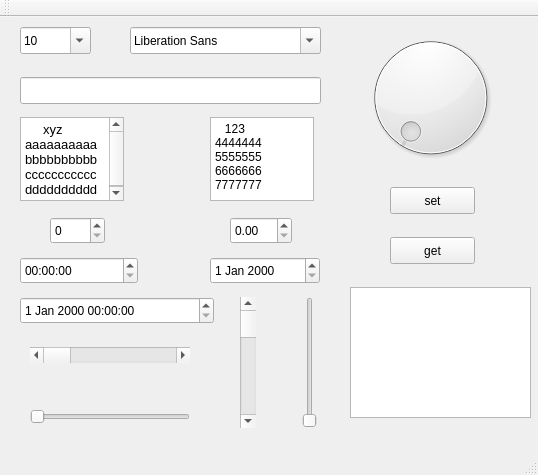
<?xml version="1.0" encoding="UTF-8"?>
<ui version="4.0">
 <class>MainWindow</class>
 <widget class="QMainWindow" name="MainWindow">
  <property name="geometry">
   <rect>
    <x>0</x>
    <y>0</y>
    <width>538</width>
    <height>475</height>
   </rect>
  </property>
  <property name="windowTitle">
   <string>MainWindow</string>
  </property>
  <widget class="QWidget" name="centralWidget">
   <widget class="QComboBox" name="comboBox">
    <property name="geometry">
     <rect>
      <x>20</x>
      <y>10</y>
      <width>71</width>
      <height>27</height>
     </rect>
    </property>
    <property name="editable">
     <bool>true</bool>
    </property>
    <item>
     <property name="text">
      <string>10</string>
     </property>
    </item>
    <item>
     <property name="text">
      <string>12</string>
     </property>
    </item>
    <item>
     <property name="text">
      <string>14</string>
     </property>
    </item>
    <item>
     <property name="text">
      <string>16</string>
     </property>
    </item>
    <item>
     <property name="text">
      <string>18</string>
     </property>
    </item>
    <item>
     <property name="text">
      <string>20</string>
     </property>
    </item>
   </widget>
   <widget class="QFontComboBox" name="fontComboBox">
    <property name="geometry">
     <rect>
      <x>130</x>
      <y>10</y>
      <width>191</width>
      <height>27</height>
     </rect>
    </property>
   </widget>
   <widget class="QLineEdit" name="lineEdit">
    <property name="geometry">
     <rect>
      <x>20</x>
      <y>60</y>
      <width>301</width>
      <height>27</height>
     </rect>
    </property>
   </widget>
   <widget class="QTextEdit" name="textEdit">
    <property name="geometry">
     <rect>
      <x>20</x>
      <y>100</y>
      <width>104</width>
      <height>84</height>
     </rect>
    </property>
    <property name="html">
     <string>&lt;!DOCTYPE HTML PUBLIC &quot;-//W3C//DTD HTML 4.0//EN&quot; &quot;http://www.w3.org/TR/REC-html40/strict.dtd&quot;&gt;
&lt;html&gt;&lt;head&gt;&lt;meta name=&quot;qrichtext&quot; content=&quot;1&quot; /&gt;&lt;style type=&quot;text/css&quot;&gt;
p, li { white-space: pre-wrap; }
&lt;/style&gt;&lt;/head&gt;&lt;body style=&quot; font-family:'Sans'; font-size:10pt; font-weight:400; font-style:normal;&quot;&gt;
&lt;p style=&quot; margin-top:0px; margin-bottom:0px; margin-left:0px; margin-right:0px; -qt-block-indent:0; text-indent:0px;&quot;&gt;     xyz&lt;/p&gt;
&lt;p style=&quot; margin-top:0px; margin-bottom:0px; margin-left:0px; margin-right:0px; -qt-block-indent:0; text-indent:0px;&quot;&gt;aaaaaaaaaa&lt;/p&gt;
&lt;p style=&quot; margin-top:0px; margin-bottom:0px; margin-left:0px; margin-right:0px; -qt-block-indent:0; text-indent:0px;&quot;&gt;bbbbbbbbbb&lt;/p&gt;
&lt;p style=&quot; margin-top:0px; margin-bottom:0px; margin-left:0px; margin-right:0px; -qt-block-indent:0; text-indent:0px;&quot;&gt;ccccccccccc&lt;/p&gt;
&lt;p style=&quot; margin-top:0px; margin-bottom:0px; margin-left:0px; margin-right:0px; -qt-block-indent:0; text-indent:0px;&quot;&gt;dddddddddd&lt;/p&gt;&lt;/body&gt;&lt;/html&gt;</string>
    </property>
   </widget>
   <widget class="QPlainTextEdit" name="plainTextEdit">
    <property name="geometry">
     <rect>
      <x>210</x>
      <y>100</y>
      <width>104</width>
      <height>84</height>
     </rect>
    </property>
    <property name="plainText">
     <string>   123
4444444
5555555
6666666
7777777</string>
    </property>
   </widget>
   <widget class="QSpinBox" name="spinBox">
    <property name="geometry">
     <rect>
      <x>50</x>
      <y>200</y>
      <width>55</width>
      <height>27</height>
     </rect>
    </property>
   </widget>
   <widget class="QDoubleSpinBox" name="doubleSpinBox">
    <property name="geometry">
     <rect>
      <x>230</x>
      <y>200</y>
      <width>62</width>
      <height>27</height>
     </rect>
    </property>
   </widget>
   <widget class="QTimeEdit" name="timeEdit">
    <property name="geometry">
     <rect>
      <x>20</x>
      <y>240</y>
      <width>118</width>
      <height>27</height>
     </rect>
    </property>
   </widget>
   <widget class="QDateEdit" name="dateEdit">
    <property name="geometry">
     <rect>
      <x>210</x>
      <y>240</y>
      <width>110</width>
      <height>27</height>
     </rect>
    </property>
   </widget>
   <widget class="QDateTimeEdit" name="dateTimeEdit">
    <property name="geometry">
     <rect>
      <x>20</x>
      <y>280</y>
      <width>194</width>
      <height>27</height>
     </rect>
    </property>
   </widget>
   <widget class="QDial" name="dial">
    <property name="geometry">
     <rect>
      <x>350</x>
      <y>10</y>
      <width>161</width>
      <height>141</height>
     </rect>
    </property>
   </widget>
   <widget class="QScrollBar" name="horizontalScrollBar">
    <property name="geometry">
     <rect>
      <x>30</x>
      <y>330</y>
      <width>160</width>
      <height>16</height>
     </rect>
    </property>
    <property name="orientation">
     <enum>Qt::Horizontal</enum>
    </property>
   </widget>
   <widget class="QScrollBar" name="verticalScrollBar">
    <property name="geometry">
     <rect>
      <x>240</x>
      <y>280</y>
      <width>16</width>
      <height>131</height>
     </rect>
    </property>
    <property name="orientation">
     <enum>Qt::Vertical</enum>
    </property>
   </widget>
   <widget class="QSlider" name="horizontalSlider">
    <property name="geometry">
     <rect>
      <x>30</x>
      <y>390</y>
      <width>160</width>
      <height>19</height>
     </rect>
    </property>
    <property name="orientation">
     <enum>Qt::Horizontal</enum>
    </property>
   </widget>
   <widget class="QSlider" name="verticalSlider">
    <property name="geometry">
     <rect>
      <x>300</x>
      <y>280</y>
      <width>19</width>
      <height>131</height>
     </rect>
    </property>
    <property name="orientation">
     <enum>Qt::Vertical</enum>
    </property>
   </widget>
   <widget class="QPushButton" name="pushButton">
    <property name="geometry">
     <rect>
      <x>390</x>
      <y>170</y>
      <width>85</width>
      <height>27</height>
     </rect>
    </property>
    <property name="text">
     <string>set</string>
    </property>
   </widget>
   <widget class="QPushButton" name="pushButton_2">
    <property name="geometry">
     <rect>
      <x>390</x>
      <y>220</y>
      <width>85</width>
      <height>27</height>
     </rect>
    </property>
    <property name="text">
     <string>get</string>
    </property>
   </widget>
   <widget class="QPlainTextEdit" name="plainTextEdit_2">
    <property name="geometry">
     <rect>
      <x>350</x>
      <y>270</y>
      <width>181</width>
      <height>131</height>
     </rect>
    </property>
   </widget>
  </widget>
  <widget class="QMenuBar" name="menuBar">
   <property name="geometry">
    <rect>
     <x>0</x>
     <y>0</y>
     <width>538</width>
     <height>25</height>
    </rect>
   </property>
  </widget>
  <widget class="QToolBar" name="mainToolBar">
   <attribute name="toolBarArea">
    <enum>TopToolBarArea</enum>
   </attribute>
   <attribute name="toolBarBreak">
    <bool>false</bool>
   </attribute>
  </widget>
  <widget class="QStatusBar" name="statusBar"/>
 </widget>
 <layoutdefault spacing="6" margin="11"/>
 <resources/>
 <connections>
  <connection>
   <sender>dial</sender>
   <signal>valueChanged(int)</signal>
   <receiver>spinBox</receiver>
   <slot>setValue(int)</slot>
   <hints>
    <hint type="sourcelabel">
     <x>398</x>
     <y>124</y>
    </hint>
    <hint type="destinationlabel">
     <x>102</x>
     <y>248</y>
    </hint>
   </hints>
  </connection>
  <connection>
   <sender>dial</sender>
   <signal>valueChanged(int)</signal>
   <receiver>horizontalScrollBar</receiver>
   <slot>setValue(int)</slot>
   <hints>
    <hint type="sourcelabel">
     <x>435</x>
     <y>145</y>
    </hint>
    <hint type="destinationlabel">
     <x>148</x>
     <y>378</y>
    </hint>
   </hints>
  </connection>
  <connection>
   <sender>dial</sender>
   <signal>valueChanged(int)</signal>
   <receiver>horizontalSlider</receiver>
   <slot>setValue(int)</slot>
   <hints>
    <hint type="sourcelabel">
     <x>458</x>
     <y>124</y>
    </hint>
    <hint type="destinationlabel">
     <x>168</x>
     <y>430</y>
    </hint>
   </hints>
  </connection>
  <connection>
   <sender>dial</sender>
   <signal>valueChanged(int)</signal>
   <receiver>verticalScrollBar</receiver>
   <slot>setValue(int)</slot>
   <hints>
    <hint type="sourcelabel">
     <x>469</x>
     <y>128</y>
    </hint>
    <hint type="destinationlabel">
     <x>254</x>
     <y>416</y>
    </hint>
   </hints>
  </connection>
  <connection>
   <sender>dial</sender>
   <signal>valueChanged(int)</signal>
   <receiver>verticalSlider</receiver>
   <slot>setValue(int)</slot>
   <hints>
    <hint type="sourcelabel">
     <x>492</x>
     <y>126</y>
    </hint>
    <hint type="destinationlabel">
     <x>311</x>
     <y>440</y>
    </hint>
   </hints>
  </connection>
  <connection>
   <sender>dateTimeEdit</sender>
   <signal>timeChanged(QTime)</signal>
   <receiver>timeEdit</receiver>
   <slot>setTime(QTime)</slot>
   <hints>
    <hint type="sourcelabel">
     <x>75</x>
     <y>327</y>
    </hint>
    <hint type="destinationlabel">
     <x>83</x>
     <y>298</y>
    </hint>
   </hints>
  </connection>
  <connection>
   <sender>dateTimeEdit</sender>
   <signal>dateChanged(QDate)</signal>
   <receiver>dateEdit</receiver>
   <slot>setDate(QDate)</slot>
   <hints>
    <hint type="sourcelabel">
     <x>163</x>
     <y>331</y>
    </hint>
    <hint type="destinationlabel">
     <x>232</x>
     <y>289</y>
    </hint>
   </hints>
  </connection>
  <connection>
   <sender>lineEdit</sender>
   <signal>textChanged(QString)</signal>
   <receiver>statusBar</receiver>
   <slot>showMessage(QString)</slot>
   <hints>
    <hint type="sourcelabel">
     <x>148</x>
     <y>124</y>
    </hint>
    <hint type="destinationlabel">
     <x>139</x>
     <y>495</y>
    </hint>
   </hints>
  </connection>
 </connections>
</ui>
